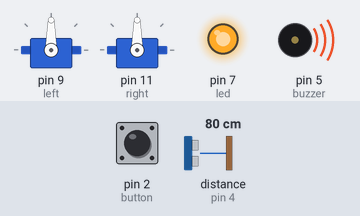
This sketch was run on a simulated Arduino Uno, built with avr-gcc and run on an emulated ATmega328P. On the bench: 2 × servo, output pins drawn as LEDs (lit = HIGH), buzzer (waves = sounding). Wiring (inferred from the names in the program): ultrasonic range finder: trigger pin 3; echo pin 4. Inputs (shaded band) come from the test bench; at power-on: pin 2 (button) LOW, distance to the obstacle (sensor on pin 4) 80 cm. The echo pulse lasts 58.3 µs per cm; pins used as bus, display or sensor lines are not drawn; what the sketch prints to the serial monitor is not drawn.

Above: at 0.1 s.
At 3.1 s:
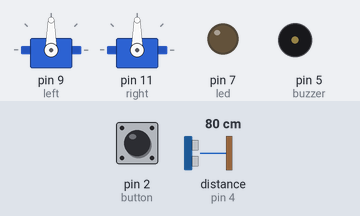
Timing chart, 0 to 4.6 s (numbered marks = the images above):
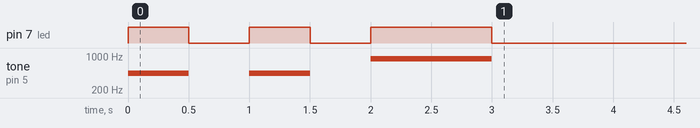

The sketch:

asOne.ino
```cpp
//testing

/*****************
 * This is the main file. It is the first file called when putting all the tabbed files together.
 * Here we will call our libraries (only Servo for now), set up global variables and constants.
 *****************/
#include <Servo.h>


// variables // these could be DEFINEd or set as CONSTants
int led = 7;
int button = 2;
int buzzer = 5;
int left = 9;
int right = 11;

// class objects from our library
Servo leftMotor;
Servo rightMotor;

int distance = 0;

// pins set as const
const byte trig = 3;
const byte echo = 4;


void bleep(int times = 2, int per = 100, int freq = 440)
{
  for (int i = 0; i < times; i++)
  {
    digitalWrite(led, HIGH);
    tone(buzzer, freq);
    delay(per);
    digitalWrite(led, LOW);
    noTone(buzzer);
    delay(per);
  }
}
void forward(int t =10)
{
  leftMotor.write(0);
  rightMotor.write(180);
  delay(t);
}

void backward(int t =10)
{
  leftMotor.write(180);
  rightMotor.write(0);
  delay(t);
}

void turnright(int t =10)
{
  leftMotor.write(90);
  rightMotor.write(180);
  delay(t);
}

void turnleft(int t =10)
{
  leftMotor.write(0);
  rightMotor.write(90);
  delay(t);
}

void allstop(int t =10)
{
  leftMotor.write(90);
  rightMotor.write(90);
  delay(t);
}

void square()
{
  //first forward
  forward();
  delay(8020);
  allstop();
  delay(2000);

  //first turn
  turnright();
  delay(1782);
  allstop();
  delay(2000);

  //second forward
  forward();
  delay(5100);
  allstop();
  delay(2000);

  //second turn
  turnright();
  delay(1780);
  allstop();
  delay(2000);

  //third forward
  forward();
  delay(8200);
  allstop();
  delay(2000);

  //third turn
  turnright();
  delay(1785);
  allstop();
  delay(2000);

  //finish forward
  forward();
  delay(5000);
}

void test1()
{
  distance = ultrasonic();
  Serial.print(distance);
  Serial.println(" cm");
  delay(100);
}

void test2()
{
  distance = ultrasonic();
  digitalWrite(led, HIGH);
  delay(distance * 10);
  digitalWrite(led, LOW);
  delay(distance * 10);
}

void test3()
{
  forward();
  test1();
}
void test4()
{
  distance = ultrasonic();
  Serial.print(distance);
  Serial.println(" cm");
  if (distance < 20 && distance > 0)
  {
    allstop();
  }
  else
  {
    forward();
  }
}

void test5()
{
  Serial.println("disconnect and test with battery");
  test4();
}

// function for ultrasonic returns the distance in cm
int ultrasonic()
{
  long duration;
  pinMode(trig, OUTPUT);
  pinMode(echo, INPUT);
  // send out trigger signal
  digitalWrite(trig, LOW);
  delayMicroseconds(2);
  digitalWrite(trig, HIGH);
  delayMicroseconds(20);
  digitalWrite(trig, LOW);

  // wait for a pulse on the echo pin
  duration = pulseIn(echo, HIGH);

  // take the pulse and scale it to cm
  duration = duration / 59;
  // equivalent to ((duration * 343) * 100) / (2 * 1000000); == / 58.3090

  // if duration is less than two or greater than 300, something is wrong.  Return an error.
  if ((duration < 2) || (duration > 300) )
  {
    return false;
  }

  return duration;
}

void setup() {
  // put your setup code here, to run once:
 leftMotor.attach(left);
  rightMotor.attach(right);

  pinMode(button, INPUT);
  pinMode(buzzer, OUTPUT);
  pinMode(led, OUTPUT);


  //done 04.05.2019 for sensor
  Serial.begin(9600);
  pinMode(trig, OUTPUT);
  pinMode(echo, INPUT);
  Serial.println("Hello all!");
  // int count;
  // count==1;      // == (2=) is comparison = (1=) is set. this line reads as FALSE
  // int count = 1; // might be what you are looking for but will NOT carry over to loop
                    // to carry into loop use this in the main (first) file with the other
                    // variables
  while(digitalRead(button)!= LOW)
  {
    // wait til button pressed
    continue;
  }
  bleep(2, 500);
  bleep(1, 1000, 880);
}

void loop() {
  test1();
  // test2();
}
```
